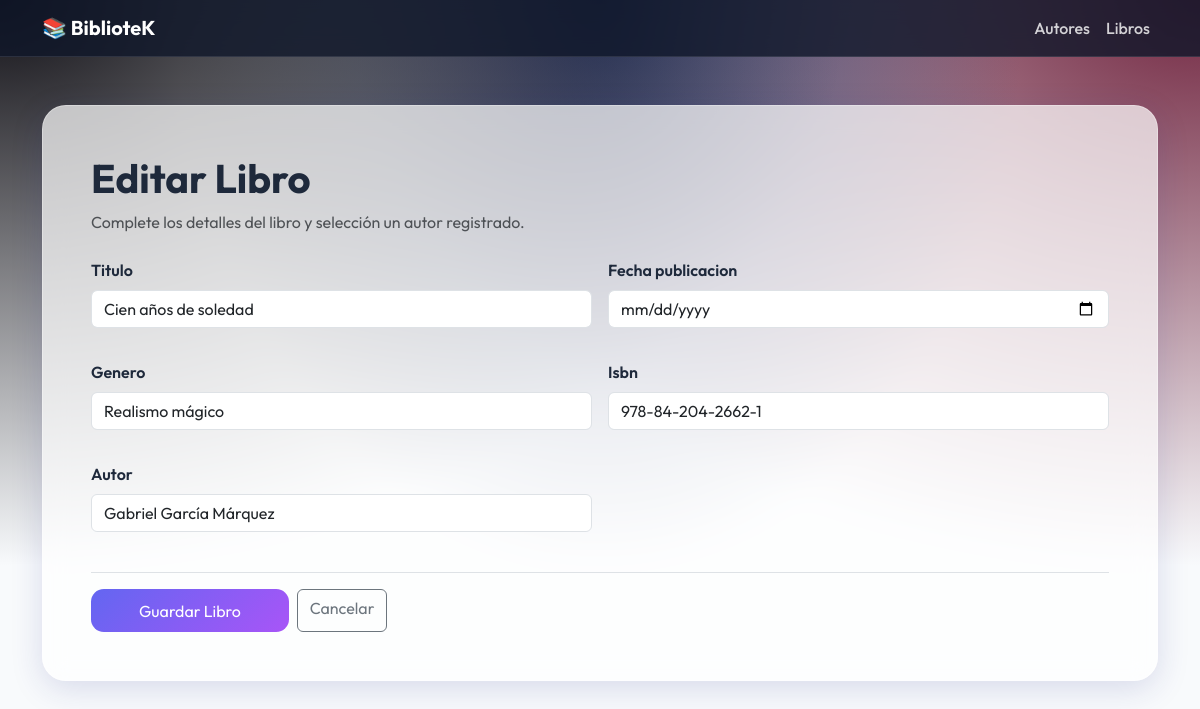
The app's page /libros/editar/1/ with its own data.
### gestion/models.py (models this page shows, shortened)
class Libro(models.Model):
    titulo = models.CharField(max_length=150)
    fecha_publicacion = models.DateField()
    genero = models.CharField(max_length=50)
    isbn = models.CharField(max_length=20, unique=True)
    autor = models.ForeignKey(Autor, on_delete=models.CASCADE, related_name="libros")

### gestion/views.py (the view)
# urls.py: path('libros/editar/<int:pk>/', views.editar_libro, name='editar_libro'),
def editar_libro(request, pk):
    libro = get_object_or_404(Libro, pk=pk)
    if request.method == 'POST':
        form = LibroForm(request.POST, instance=libro)
        if form.is_valid():
            form.save()
            return redirect('gestion:lista_libros')
    else:
        form = LibroForm(instance=libro)
    return render(request, 'gestion/libro_form.html', {'form': form})

### gestion/forms.py
class LibroForm(forms.ModelForm):
    class Meta:
        model = Libro
        fields = ['titulo', 'fecha_publicacion', 'genero', 'isbn', 'autor']
        widgets = {
            'titulo': forms.TextInput(attrs={
                'class': 'form-control',
                'placeholder': 'Título del libro'
            }),
            'fecha_publicacion': forms.DateInput(attrs={
                'class': 'form-control',
                'type': 'date'
            }),
            'genero': forms.TextInput(attrs={
                'class': 'form-control',
                'placeholder': 'Ej: Ficción, Histórico, Técnico'
            }),
            'isbn': forms.TextInput(attrs={
                'class': 'form-control',
                'placeholder': 'ISBN único del libro'
            }),
            'autor': forms.Select(attrs={
                'class': 'form-control'
            }),
        }

### gestion/models.py (called while the page is built)
    def __str__(self):
        return self.nombre

### gestion/templates/gestion/libro_form.html (shortened to what this page needs)
{% extends 'gestion/base.html' %}
{% block content %}
<div class="mb-4">
    <h1 class="fw-bold">{% if form.instance.pk %}Editar{% else %}Crear{% endif %} Libro</h1>
    <p class="text-muted">Complete los detalles del libro y selección un autor registrado.</p>
</div>
<form method="post" class="needs-validation">
    <div class="row g-3">
        {% for field in form %}
        <div class="col-md-6 mb-3">
            <label for="{{ field.id_for_label }}" class="form-label fw-semibold">{{ field.label }}</label>
            {{ field }}
        </div>
        {% endfor %}
    </div>
    <div class="mt-4 pt-3 border-top d-flex gap-2">
        <button type="submit" class="btn btn-primary px-5">Guardar Libro</button>
        <a href="{% url 'gestion:lista_libros' %}" class="btn btn-outline-secondary">Cancelar</a>
    </div>
</form>
{% endblock %}

### gestion/templates/gestion/base.html (style rules this page uses)
:root { --glass-bg: rgba(255, 255, 255, 0.7); --glass-border: rgba(255, 255, 255, 0.3); --primary-gradient: linear-gradient(135deg, #6366f1 0%, #a855f7 100%); }
body { font-family: 'Outfit', sans-serif; background: #f8fafc; background-image: radial-gradient(at 0% 0%, hsla(253,16%,7%,1) 0, transparent 50%), radial-gradient(at 50% 0%, hsla(225,39%,30%,1) 0, transparent 50%), radial-gradient(at 100% 0%, hsla(339,49%,30%,1) 0, transparent 50%); min-height: 100vh; color: #1e293b; }
.btn-primary { background: var(--primary-gradient); border: none; padding: 0.6rem 1.5rem; border-radius: 0.8rem; transition: transform 0.2s; }

### gestion/templates/gestion/libro_form.html (style rules this page uses)
input, select, textarea { display: block; width: 100%; padding: 0.375rem 0.75rem; font-size: 1rem; font-weight: 400; line-height: 1.5; color: #212529; background-color: #fff; background-clip: padding-box; border: 1px solid #ced4da; -webkit-appearance: none; -moz-appearance: none; appearance: none; border-radius: 0.5rem; transition: border-color .15s ease-in-out,box-shadow .15s ease-in-out; }

### records on screen
Libro: form "Cien años de soledad" "Realismo mágico" "978-84-204-2662-1" "Gabriel García Márquez"

### other values on screen
{{ field.label }} "Titulo" "Fecha publicacion" "Genero" "Isbn" "Autor"
